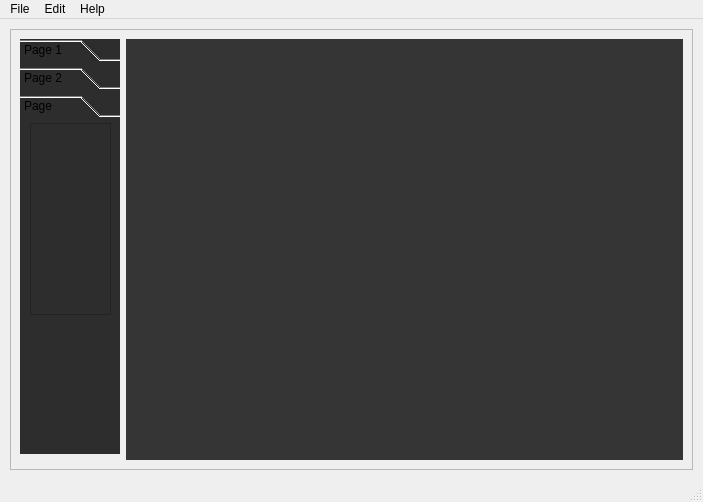
<?xml version="1.0" encoding="UTF-8"?>
<ui version="4.0">
 <class>MainWindow</class>
 <widget class="QMainWindow" name="MainWindow">
  <property name="geometry">
   <rect>
    <x>0</x>
    <y>0</y>
    <width>703</width>
    <height>502</height>
   </rect>
  </property>
  <property name="windowTitle">
   <string>MainWindow</string>
  </property>
  <widget class="QWidget" name="centralwidget">
   <layout class="QGridLayout" name="gridLayout">
    <property name="leftMargin">
     <number>10</number>
    </property>
    <property name="topMargin">
     <number>10</number>
    </property>
    <property name="rightMargin">
     <number>10</number>
    </property>
    <property name="bottomMargin">
     <number>10</number>
    </property>
    <property name="spacing">
     <number>5</number>
    </property>
    <item row="0" column="0">
     <widget class="QScrollArea" name="scrollArea">
      <property name="widgetResizable">
       <bool>true</bool>
      </property>
      <widget class="QWidget" name="scrollAreaWidgetContents">
       <property name="geometry">
        <rect>
         <x>0</x>
         <y>0</y>
         <width>681</width>
         <height>429</height>
        </rect>
       </property>
       <layout class="QGridLayout" name="gridLayout_2">
        <item row="0" column="1" rowspan="2">
         <widget class="QLabel" name="PicContainer">
          <property name="styleSheet">
           <string notr="true">background-color: rgb(53, 53, 53);</string>
          </property>
          <property name="text">
           <string/>
          </property>
         </widget>
        </item>
        <item row="0" column="0">
         <widget class="QToolBox" name="toolBox">
          <property name="maximumSize">
           <size>
            <width>100</width>
            <height>16777215</height>
           </size>
          </property>
          <property name="styleSheet">
           <string notr="true">background-color: rgb(45, 45, 45);</string>
          </property>
          <property name="currentIndex">
           <number>2</number>
          </property>
          <widget class="QWidget" name="Page1">
           <property name="geometry">
            <rect>
             <x>0</x>
             <y>0</y>
             <width>98</width>
             <height>28</height>
            </rect>
           </property>
           <property name="focusPolicy">
            <enum>Qt::NoFocus</enum>
           </property>
           <attribute name="label">
            <string>Page 1</string>
           </attribute>
           <widget class="QPushButton" name="greyButton">
            <property name="geometry">
             <rect>
              <x>0</x>
              <y>0</y>
              <width>101</width>
              <height>28</height>
             </rect>
            </property>
            <property name="font">
             <font>
              <family>Playball</family>
              <pointsize>10</pointsize>
              <weight>50</weight>
              <italic>false</italic>
              <bold>false</bold>
              <underline>false</underline>
              <strikeout>false</strikeout>
             </font>
            </property>
            <property name="cursor">
             <cursorShape>PointingHandCursor</cursorShape>
            </property>
            <property name="styleSheet">
             <string notr="true">background-color: rgb(68, 68, 68);
color: rgb(255, 255, 255);
border-radius: 15px;
letter-spacing: 2px;
background-size: 200% auto;
box-shadow: 0 0 20px rgba(0, 0, 0, .1);
background-color: qlineargradient(spread:pad, x1:0, y1:0, x2:1, y2:0, stop:0 rgba(0, 0, 0, 255), stop:0.970149 rgba(49, 49, 49, 255), stop:0.995025 rgba(255, 255, 255, 255));
</string>
            </property>
            <property name="text">
             <string>Ч/Б</string>
            </property>
           </widget>
           <widget class="QPushButton" name="ShapePLusButton">
            <property name="geometry">
             <rect>
              <x>0</x>
              <y>30</y>
              <width>101</width>
              <height>28</height>
             </rect>
            </property>
            <property name="font">
             <font>
              <family>Playball</family>
              <pointsize>10</pointsize>
              <weight>50</weight>
              <italic>false</italic>
              <bold>false</bold>
              <underline>false</underline>
              <strikeout>false</strikeout>
             </font>
            </property>
            <property name="cursor">
             <cursorShape>PointingHandCursor</cursorShape>
            </property>
            <property name="styleSheet">
             <string notr="true">background-color: rgb(68, 68, 68);
color: rgb(255, 255, 255);
border-radius: 15px;
letter-spacing: 2px;
background-size: 200% auto;
box-shadow: 0 0 20px rgba(0, 0, 0, .1);
background-color: qlineargradient(spread:pad, x1:0, y1:0, x2:1, y2:0, stop:0 rgba(0, 0, 0, 255), stop:0.970149 rgba(49, 49, 49, 255), stop:0.995025 rgba(255, 255, 255, 255));</string>
            </property>
            <property name="text">
             <string>Резкость +</string>
            </property>
           </widget>
           <widget class="QPushButton" name="ShapeMinusButton">
            <property name="geometry">
             <rect>
              <x>0</x>
              <y>60</y>
              <width>101</width>
              <height>28</height>
             </rect>
            </property>
            <property name="font">
             <font>
              <family>Playball</family>
              <pointsize>10</pointsize>
              <weight>50</weight>
              <italic>false</italic>
              <bold>false</bold>
              <underline>false</underline>
              <strikeout>false</strikeout>
             </font>
            </property>
            <property name="cursor">
             <cursorShape>PointingHandCursor</cursorShape>
            </property>
            <property name="styleSheet">
             <string notr="true">background-color: rgb(68, 68, 68);
color: rgb(255, 255, 255);
border-radius: 15px;
letter-spacing: 2px;
background-size: 200% auto;
box-shadow: 0 0 20px rgba(0, 0, 0, .1);
background-color: qlineargradient(spread:pad, x1:0, y1:0, x2:1, y2:0, stop:0 rgba(0, 0, 0, 255), stop:0.970149 rgba(49, 49, 49, 255), stop:0.995025 rgba(255, 255, 255, 255));</string>
            </property>
            <property name="text">
             <string>Резкость -</string>
            </property>
           </widget>
           <widget class="QPushButton" name="BlurButton">
            <property name="geometry">
             <rect>
              <x>0</x>
              <y>90</y>
              <width>101</width>
              <height>28</height>
             </rect>
            </property>
            <property name="font">
             <font>
              <family>Playball</family>
              <pointsize>10</pointsize>
              <weight>50</weight>
              <italic>false</italic>
              <bold>false</bold>
              <underline>false</underline>
              <strikeout>false</strikeout>
             </font>
            </property>
            <property name="cursor">
             <cursorShape>PointingHandCursor</cursorShape>
            </property>
            <property name="styleSheet">
             <string notr="true">background-color: rgb(68, 68, 68);
color: rgb(255, 255, 255);
border-radius: 15px;
letter-spacing: 2px;
background-size: 200% auto;
box-shadow: 0 0 20px rgba(0, 0, 0, .1);
background-color: qlineargradient(spread:pad, x1:0, y1:0, x2:1, y2:0, stop:0 rgba(0, 0, 0, 255), stop:0.970149 rgba(49, 49, 49, 255), stop:0.995025 rgba(255, 255, 255, 255));</string>
            </property>
            <property name="text">
             <string>Размытие</string>
            </property>
           </widget>
           <widget class="QPushButton" name="InversionButton">
            <property name="geometry">
             <rect>
              <x>0</x>
              <y>120</y>
              <width>101</width>
              <height>28</height>
             </rect>
            </property>
            <property name="font">
             <font>
              <family>Playball</family>
              <pointsize>10</pointsize>
              <weight>50</weight>
              <italic>false</italic>
              <bold>false</bold>
              <underline>false</underline>
              <strikeout>false</strikeout>
             </font>
            </property>
            <property name="cursor">
             <cursorShape>PointingHandCursor</cursorShape>
            </property>
            <property name="styleSheet">
             <string notr="true">background-color: rgb(68, 68, 68);
color: rgb(255, 255, 255);
border-radius: 15px;
letter-spacing: 2px;
background-size: 200% auto;
box-shadow: 0 0 20px rgba(0, 0, 0, .1);
background-color: qlineargradient(spread:pad, x1:0, y1:0, x2:1, y2:0, stop:0 rgba(0, 0, 0, 255), stop:0.970149 rgba(49, 49, 49, 255), stop:0.995025 rgba(255, 255, 255, 255));</string>
            </property>
            <property name="text">
             <string>Инверсия</string>
            </property>
           </widget>
           <widget class="QPushButton" name="InversionGreyButton">
            <property name="geometry">
             <rect>
              <x>0</x>
              <y>150</y>
              <width>101</width>
              <height>28</height>
             </rect>
            </property>
            <property name="font">
             <font>
              <family>Playball</family>
              <pointsize>8</pointsize>
              <weight>50</weight>
              <italic>false</italic>
              <bold>false</bold>
              <underline>false</underline>
              <strikeout>false</strikeout>
             </font>
            </property>
            <property name="cursor">
             <cursorShape>PointingHandCursor</cursorShape>
            </property>
            <property name="styleSheet">
             <string notr="true">background-color: rgb(68, 68, 68);
color: rgb(255, 255, 255);
border-radius: 15px;
letter-spacing: 2px;
background-size: 200% auto;
box-shadow: 0 0 20px rgba(0, 0, 0, .1);
background-color: qlineargradient(spread:pad, x1:0, y1:0, x2:1, y2:0, stop:0 rgba(0, 0, 0, 255), stop:0.970149 rgba(49, 49, 49, 255), stop:0.995025 rgba(255, 255, 255, 255));</string>
            </property>
            <property name="text">
             <string>Инверсия Ч/Б</string>
            </property>
           </widget>
           <widget class="QPushButton" name="SovetButton">
            <property name="geometry">
             <rect>
              <x>0</x>
              <y>180</y>
              <width>101</width>
              <height>28</height>
             </rect>
            </property>
            <property name="font">
             <font>
              <family>Playball</family>
              <pointsize>10</pointsize>
              <weight>50</weight>
              <italic>false</italic>
              <bold>false</bold>
              <underline>false</underline>
              <strikeout>false</strikeout>
             </font>
            </property>
            <property name="cursor">
             <cursorShape>PointingHandCursor</cursorShape>
            </property>
            <property name="styleSheet">
             <string notr="true">background-color: rgb(68, 68, 68);
color: rgb(255, 255, 255);
border-radius: 15px;
letter-spacing: 2px;
background-size: 200% auto;
box-shadow: 0 0 20px rgba(0, 0, 0, .1);
background-color: qlineargradient(spread:pad, x1:0, y1:0, x2:1, y2:0, stop:0 rgba(0, 0, 0, 255), stop:0.970149 rgba(49, 49, 49, 255), stop:0.995025 rgba(255, 255, 255, 255));</string>
            </property>
            <property name="text">
             <string>Ретро</string>
            </property>
           </widget>
          </widget>
          <widget class="QWidget" name="Page2">
           <property name="geometry">
            <rect>
             <x>0</x>
             <y>0</y>
             <width>100</width>
             <height>314</height>
            </rect>
           </property>
           <attribute name="label">
            <string>Page 2</string>
           </attribute>
           <widget class="QPushButton" name="LeftRotate">
            <property name="geometry">
             <rect>
              <x>0</x>
              <y>0</y>
              <width>93</width>
              <height>28</height>
             </rect>
            </property>
            <property name="font">
             <font>
              <family>Playball</family>
              <pointsize>10</pointsize>
             </font>
            </property>
            <property name="cursor">
             <cursorShape>PointingHandCursor</cursorShape>
            </property>
            <property name="styleSheet">
             <string notr="true">background-color: rgb(68, 68, 68);
color: rgb(255, 255, 255);
border-radius: 15px;
letter-spacing: 2px;
background-size: 200% auto;
box-shadow: 0 0 20px rgba(0, 0, 0, .1);
background-color: qlineargradient(spread:pad, x1:0, y1:0, x2:1, y2:0, stop:0 rgba(0, 0, 0, 255), stop:0.970149 rgba(49, 49, 49, 255), stop:0.995025 rgba(255, 255, 255, 255));</string>
            </property>
            <property name="text">
             <string>Лево</string>
            </property>
           </widget>
           <widget class="QPushButton" name="RightRotate">
            <property name="geometry">
             <rect>
              <x>0</x>
              <y>30</y>
              <width>93</width>
              <height>28</height>
             </rect>
            </property>
            <property name="font">
             <font>
              <family>Playball</family>
              <pointsize>10</pointsize>
             </font>
            </property>
            <property name="styleSheet">
             <string notr="true">background-color: rgb(68, 68, 68);
color: rgb(255, 255, 255);
border-radius: 15px;
letter-spacing: 2px;
background-size: 200% auto;
box-shadow: 0 0 20px rgba(0, 0, 0, .1);
background-color: qlineargradient(spread:pad, x1:0, y1:0, x2:1, y2:0, stop:0 rgba(0, 0, 0, 255), stop:0.970149 rgba(49, 49, 49, 255), stop:0.995025 rgba(255, 255, 255, 255));</string>
            </property>
            <property name="text">
             <string>Право</string>
            </property>
           </widget>
           <widget class="QPushButton" name="MirrorButton">
            <property name="geometry">
             <rect>
              <x>0</x>
              <y>60</y>
              <width>93</width>
              <height>28</height>
             </rect>
            </property>
            <property name="font">
             <font>
              <family>Playball</family>
              <pointsize>10</pointsize>
             </font>
            </property>
            <property name="styleSheet">
             <string notr="true">background-color: rgb(68, 68, 68);
color: rgb(255, 255, 255);
border-radius: 15px;
letter-spacing: 2px;
background-size: 200% auto;
box-shadow: 0 0 20px rgba(0, 0, 0, .1);
background-color: qlineargradient(spread:pad, x1:0, y1:0, x2:1, y2:0, stop:0 rgba(0, 0, 0, 255), stop:0.970149 rgba(49, 49, 49, 255), stop:0.995025 rgba(255, 255, 255, 255));
</string>
            </property>
            <property name="text">
             <string>Зеркало</string>
            </property>
           </widget>
          </widget>
          <widget class="QWidget" name="Page3">
           <attribute name="label">
            <string>Page</string>
           </attribute>
           <widget class="QListWidget" name="listWidget">
            <property name="geometry">
             <rect>
              <x>10</x>
              <y>0</y>
              <width>81</width>
              <height>192</height>
             </rect>
            </property>
           </widget>
          </widget>
         </widget>
        </item>
       </layout>
      </widget>
     </widget>
    </item>
   </layout>
  </widget>
  <widget class="QMenuBar" name="menubar">
   <property name="geometry">
    <rect>
     <x>0</x>
     <y>0</y>
     <width>703</width>
     <height>26</height>
    </rect>
   </property>
   <widget class="QMenu" name="menuopen">
    <property name="title">
     <string>File</string>
    </property>
    <addaction name="actionNew_Ctrl_N"/>
    <addaction name="actionOpen"/>
    <addaction name="actionSave_Ctrl_S"/>
    <addaction name="actionSave_As"/>
    <addaction name="actionClose_Alt_F4"/>
   </widget>
   <widget class="QMenu" name="menuNew">
    <property name="title">
     <string>Edit</string>
    </property>
    <addaction name="actionUndo_Ctrl_Z"/>
    <addaction name="actionDo_again_Ctrl_Shift_Z"/>
   </widget>
   <widget class="QMenu" name="menuHelp">
    <property name="title">
     <string>Help</string>
    </property>
    <addaction name="actionHelp_Dialog"/>
   </widget>
   <addaction name="menuopen"/>
   <addaction name="menuNew"/>
   <addaction name="menuHelp"/>
  </widget>
  <widget class="QStatusBar" name="statusbar"/>
  <action name="actionNew_Ctrl_N">
   <property name="text">
    <string>New...            Ctrl + N</string>
   </property>
   <property name="shortcut">
    <string>Ctrl+N</string>
   </property>
  </action>
  <action name="actionOpen">
   <property name="text">
    <string>Open             Ctrl + O</string>
   </property>
   <property name="shortcut">
    <string>Ctrl+O</string>
   </property>
  </action>
  <action name="actionSave_Ctrl_S">
   <property name="text">
    <string>Save              Ctrl + S</string>
   </property>
   <property name="shortcut">
    <string>Ctrl+S</string>
   </property>
  </action>
  <action name="actionSave_As">
   <property name="text">
    <string>Save As</string>
   </property>
   <property name="shortcut">
    <string>Backspace</string>
   </property>
  </action>
  <action name="actionSave_All_Ctrl_Shift_Alt">
   <property name="text">
    <string>Save All      Ctrl + Shift +Alt</string>
   </property>
   <property name="shortcut">
    <string>Ctrl+Alt+S</string>
   </property>
  </action>
  <action name="actionClose_Alt_F4">
   <property name="text">
    <string>Close          Alt + F4</string>
   </property>
  </action>
  <action name="actionUndo_Ctrl_Z">
   <property name="text">
    <string>Undo           Ctrl +Z</string>
   </property>
   <property name="shortcut">
    <string>Ctrl+Z</string>
   </property>
  </action>
  <action name="actionDo_again_Ctrl_Shift_Z">
   <property name="text">
    <string>Do again    Ctrl + Shift + Z</string>
   </property>
   <property name="shortcut">
    <string>Ctrl+Shift+Z</string>
   </property>
  </action>
  <action name="actionRedo_Ctrl_Y">
   <property name="text">
    <string>Redo           Ctrl + Y</string>
   </property>
   <property name="shortcut">
    <string>Ctrl+Y</string>
   </property>
  </action>
  <action name="actionCopy_Ctrl_C">
   <property name="text">
    <string>Copy           Ctrl + C</string>
   </property>
   <property name="shortcut">
    <string>Ctrl+C</string>
   </property>
  </action>
  <action name="actionCut_Ctrl_X">
   <property name="text">
    <string>Cut              Ctrl + X</string>
   </property>
   <property name="shortcut">
    <string>Ctrl+X</string>
   </property>
  </action>
  <action name="actionPaste_Ctrl_V">
   <property name="text">
    <string>Paste           Ctrl + V</string>
   </property>
   <property name="shortcut">
    <string>Ctrl+V</string>
   </property>
  </action>
  <action name="actionChange">
   <property name="text">
    <string>Change</string>
   </property>
  </action>
  <action name="actionInstall">
   <property name="text">
    <string>Install</string>
   </property>
  </action>
  <action name="actionHelp_Dialog">
   <property name="text">
    <string>Help Dialog</string>
   </property>
  </action>
 </widget>
 <resources/>
 <connections/>
</ui>
